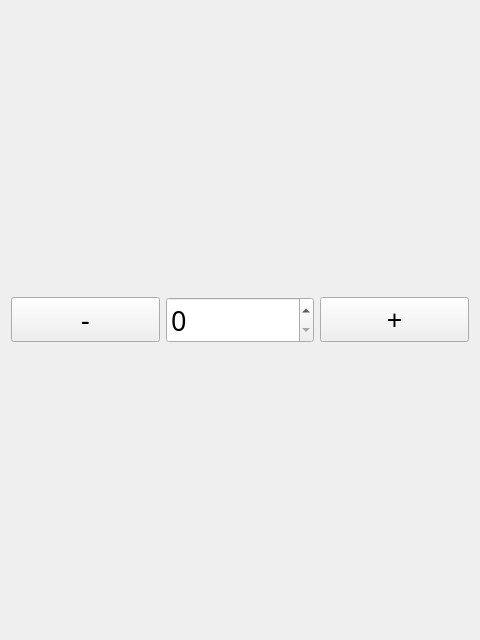
<?xml version="1.0" encoding="UTF-8"?>
<ui version="4.0">
 <class>BetterSpinBox</class>
 <widget class="QWidget" name="BetterSpinBox">
  <property name="geometry">
   <rect>
    <x>0</x>
    <y>0</y>
    <width>480</width>
    <height>640</height>
   </rect>
  </property>
  <property name="font">
   <font>
    <family>Noto Sans</family>
    <pointsize>20</pointsize>
   </font>
  </property>
  <property name="windowTitle">
   <string>Form</string>
  </property>
  <layout class="QGridLayout" name="gridLayout">
   <item row="1" column="1">
    <widget class="QPushButton" name="down">
     <property name="text">
      <string>-</string>
     </property>
    </widget>
   </item>
   <item row="1" column="3">
    <widget class="QPushButton" name="up">
     <property name="text">
      <string>+</string>
     </property>
    </widget>
   </item>
   <item row="1" column="2">
    <widget class="QSpinBox" name="box">
     <property name="palette">
      <palette>
       <active>
        <colorrole role="Dark">
         <brush brushstyle="SolidPattern">
          <color alpha="255">
           <red>159</red>
           <green>159</green>
           <blue>159</blue>
          </color>
         </brush>
        </colorrole>
        <colorrole role="Highlight">
         <brush brushstyle="SolidPattern">
          <color alpha="255">
           <red>159</red>
           <green>159</green>
           <blue>159</blue>
          </color>
         </brush>
        </colorrole>
        <colorrole role="HighlightedText">
         <brush brushstyle="SolidPattern">
          <color alpha="255">
           <red>0</red>
           <green>0</green>
           <blue>0</blue>
          </color>
         </brush>
        </colorrole>
       </active>
       <inactive>
        <colorrole role="Dark">
         <brush brushstyle="SolidPattern">
          <color alpha="255">
           <red>159</red>
           <green>159</green>
           <blue>159</blue>
          </color>
         </brush>
        </colorrole>
        <colorrole role="Highlight">
         <brush brushstyle="SolidPattern">
          <color alpha="255">
           <red>159</red>
           <green>159</green>
           <blue>159</blue>
          </color>
         </brush>
        </colorrole>
        <colorrole role="HighlightedText">
         <brush brushstyle="SolidPattern">
          <color alpha="255">
           <red>0</red>
           <green>0</green>
           <blue>0</blue>
          </color>
         </brush>
        </colorrole>
       </inactive>
       <disabled>
        <colorrole role="WindowText">
         <brush brushstyle="SolidPattern">
          <color alpha="255">
           <red>159</red>
           <green>159</green>
           <blue>159</blue>
          </color>
         </brush>
        </colorrole>
        <colorrole role="Dark">
         <brush brushstyle="SolidPattern">
          <color alpha="255">
           <red>159</red>
           <green>159</green>
           <blue>159</blue>
          </color>
         </brush>
        </colorrole>
        <colorrole role="Text">
         <brush brushstyle="SolidPattern">
          <color alpha="255">
           <red>159</red>
           <green>159</green>
           <blue>159</blue>
          </color>
         </brush>
        </colorrole>
        <colorrole role="ButtonText">
         <brush brushstyle="SolidPattern">
          <color alpha="255">
           <red>159</red>
           <green>159</green>
           <blue>159</blue>
          </color>
         </brush>
        </colorrole>
        <colorrole role="HighlightedText">
         <brush brushstyle="SolidPattern">
          <color alpha="255">
           <red>0</red>
           <green>0</green>
           <blue>0</blue>
          </color>
         </brush>
        </colorrole>
       </disabled>
      </palette>
     </property>
    </widget>
   </item>
  </layout>
 </widget>
 <resources/>
 <connections>
  <connection>
   <sender>up</sender>
   <signal>clicked()</signal>
   <receiver>box</receiver>
   <slot>stepUp()</slot>
   <hints>
    <hint type="sourcelabel">
     <x>83</x>
     <y>319</y>
    </hint>
    <hint type="destinationlabel">
     <x>395</x>
     <y>319</y>
    </hint>
   </hints>
  </connection>
  <connection>
   <sender>down</sender>
   <signal>clicked()</signal>
   <receiver>box</receiver>
   <slot>stepDown()</slot>
   <hints>
    <hint type="sourcelabel">
     <x>239</x>
     <y>319</y>
    </hint>
    <hint type="destinationlabel">
     <x>395</x>
     <y>319</y>
    </hint>
   </hints>
  </connection>
 </connections>
</ui>
